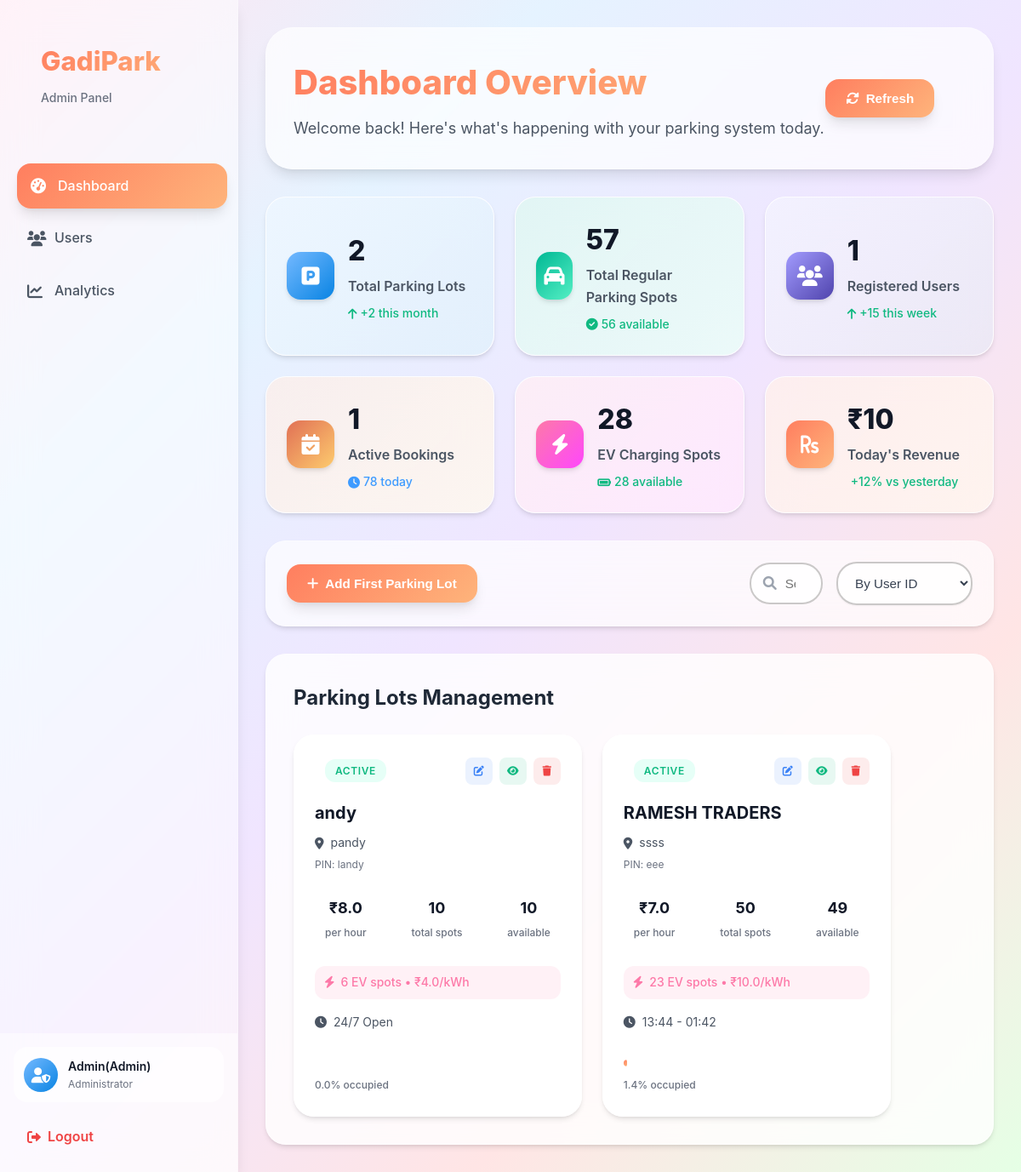
The app's page /admin_dashboard (signed in), older data.
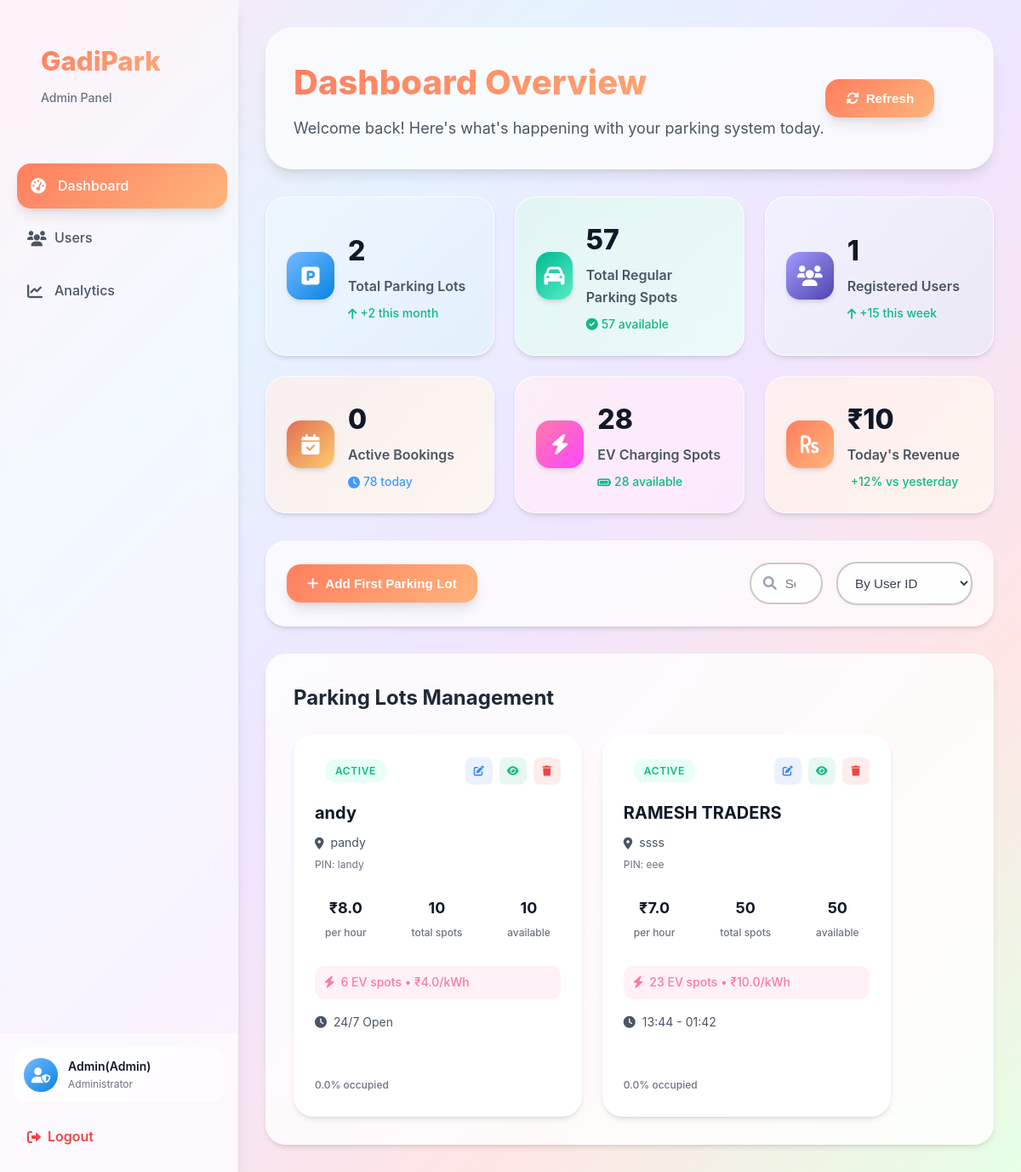
The same page, newer data.
### models/user.py (models this page shows, shortened)
class User(db.Model):
    __tablename__ = 'users'
    id=db.Column(db.Integer,primary_key=True)
    username=db.Column(db.String(80),unique=True,nullable=False)
    password_hash=db.Column(db.String(128),nullable=False)
    full_name=db.Column(db.String(80),nullable=True)
    is_admin=db.Column(db.Boolean,default=False)
    wallet_balance=db.Column(db.Float,default=0.00)

### models/parking_lot.py (models this page shows, shortened)
class ParkingLot(db.Model):
    __tablename__ = 'parking_lots'
    id = db.Column(db.Integer, primary_key=True)
    name= db.Column(db.String(80), unique=True, nullable=False)
    address = db.Column(db.String(200), nullable=False)
    pincode = db.Column(db.String(10), nullable=False)
    hourly_rate = db.Column(db.Float, nullable=False)
    total_spots = db.Column(db.Integer, nullable=False)
    occupied_regular_spots = db.Column(db.Integer, default=0)
    occupied_ev_spots = db.Column(db.Integer, default=0)
    ev_spots = db.Column(db.Integer, default=0)
    ev_charging_rate = db.Column(db.Float, nullable=True)
    opening_time = db.Column(db.String(10), nullable=True)
    closing_time = db.Column(db.String(10), nullable=True)
    is_24_hours = db.Column(db.Boolean, default=False)
    description = db.Column(db.String(200), nullable=True)

### routes/admin.py (the view)
@admin_bp.route('/admin_dashboard')
@login_required
@admin_required
def admin_dashboard():
    lots=ParkingLot.query.all()
    lot_id=request.args.get('lot_id')
    user = User.query.get(session.get('user_id'))
    spots=ParkingSpot.query.all()
    def spots_count(is_ev):
        return ParkingSpot.query.filter_by(is_ev_spot=is_ev).count()
    total_regular_available_spots=ParkingSpot.query.filter_by(status='available',is_ev_spot=0).count()
    total_ev_available_spots=ParkingSpot.query.filter_by(status='available',is_ev_spot=1).count()
    total_regular_spots=spots_count(0)
    total_ev_spots=spots_count(1)
    active_bookings=Booking.query.count()
    total_users=User.query.count() - 1
    lot = None
    if lot_id:
        lot=ParkingLot.query.filter_by(id=lot_id).first()
    return render_template('admin_dashboard.html',lots=lots,lot=lot,user=user,spots=spots,total_regular_available_spots=total_regular_available_spots,total_users=total_users,total_ev_available_spots=total_ev_available_spots,total_regular_spots=total_regular_spots,total_ev_spots=total_ev_spots,active_bookings=active_bookings)

### Templates/admin_dashboard.html (shortened to what this page needs)
{%extends "base.html" %}
{%block style%}
<link rel="stylesheet" href="{{url_for('static',filename='css/admin_dashboard.css')}}">
<link rel="stylesheet" href="{{url_for('static',filename='css/modal.css')}}">
{%endblock%}
{%block content %}
    <div class="dashboard-container">
        {% include 'admin_sidebar.html' %}
        <div class="main-content">
            <div class="content-header">
                <div class="header-left">
                    <h1>Dashboard Overview</h1>
                    <p>Welcome back! Here's what's happening with your parking system today.</p>
                </div>
                <div class="header-right">
                        <button class="refresh-btn" onclick="location.reload()">
                            <i class="fas fa-sync-alt"></i>
                            Refresh
                        </button>
                </div>
            </div>
            <div class="grid-section">
                <div class="grid-card primary">
                    <div class="grid-icon">
                        <i class="fa-solid fa-square-parking"></i>
                    </div>
                    <div class="grid-content">
                        <h3>{{lots|length}}</h3>
                        <p>Total Parking Lots</p>
                        <span class="grid-change positive">
                            <i class="fas fa-arrow-up"></i>
                            +2 this month
                        </span>
                    </div>
                </div>
                <div class="grid-card success">
                    <div class="grid-icon">
                        <i class="fas fa-car"></i>
                    </div>
                    <div class="grid-content">
                        <h3>{{total_regular_spots}}</h3>
                        <p>Total Regular Parking Spots</p>
                        <span class="grid-change positive">
                            <i class="fas fa-check-circle"></i>
                            {{total_regular_available_spots}} available
                        </span>
                    </div>
                </div>
                <div class="grid-card info">
                    <div class="grid-icon">
                        <i class="fas fa-users"></i>
                    </div>
                    <div class="grid-content">
                        <h3>{{total_users}}</h3>
                        <p>Registered Users</p>
                        <span class="grid-change positive">
                            <i class="fas fa-arrow-up"></i>
                            +15 this week
                        </span>
                    </div>
                </div>
                <div class="grid-card warning">
                    <div class="grid-icon">
                        <i class="fas fa-calendar-check"></i>
                    </div>
                    <div class="grid-content">
                        <h3>{{active_bookings}}</h3>
                        <p>Active Bookings</p>
                        <span class="grid-change neutral">
                            <i class="fas fa-clock"></i>
                            78 today
                        </span>
                    </div>
                </div>
                <div class="grid-card electric">
                    <div class="grid-icon">
                        <i class="fas fa-bolt"></i>
                    </div>
                    <div class="grid-content">
                        <h3>{{total_ev_spots}}</h3>
                        <p>EV Charging Spots</p>
                        <span class="grid-change positive">
                            <i class="fas fa-battery-full"></i>
                            {{total_ev_available_spots }} available
                        </span>
                    </div>
                </div>
                <div class="grid-card revenue">
                    <div class="grid-icon">
                        <i class="fas fa-rupee-sign"></i>
                    </div>
                    <div class="grid-content">
                        <h3>₹10</h3>
                        <p>Today's Revenue</p>
                        <span class="grid-change positive">
                            +12% vs yesterday
                        </span>
                    </div>
                </div>
            </div>
            <div class="search-section">
                <button class="add-lot-btn" id="add_parking_lot">
                    <i class="fas fa-plus"></i>
                        Add First Parking Lot
                </button>
                <div class="search-container">
                    <div class="search-box">
                        <i class="fas fa-search"></i>
                        <input type="search" placeholder="Search parking lots, users, bookings...">
                    </div>
                    <select class="filter-select">
                        <option>By User ID</option>
                    </select>
                </div>
            </div>
            <div class="parking-lots-section">
                <div class="section-header">
                    <h2>Parking Lots Management</h2>
                </div>
                <div class="parking-lots-card-container">
                    {% for lot in lots %}
                    <div class="parking-lot-card">
                        <div class="card-header">
                            <div class="lot-status">
                                {% if lot.total_spots + lot.ev_spots == lot.occupied_regular_spots + lot.occupied_ev_spots %}
                                    <div class="full lot-status">
                                        Full
                                    </div>
                                {% else %}
                                    <div class="active lot-status">
                                        Active
                                    </div>
                                {% endif %}
                            </div>
                            <div class="card-actions">
                                <a href="{{ url_for('admin.admin_dashboard', lot_id=lot.id) }}"
                                   class="action-btn edit-lot ">
                                    <i class="fas fa-edit edit-lot"></i>
                                </a>
                                <form action="{{url_for('parking.view_details')}}" method="post">
                                    <button class="action-btn view"><i class="fas fa-eye"></i></button>
                                </form>
                                <a href="{{ url_for('parking.delete_lot', lot_id=lot.id) }}"
                                   class="action-btn delete"
                                   onclick="return confirm('Are you sure you want to delete this parking lot?')">
                                    <i class="fas fa-trash"></i>
                                </a>
                            </div>
                        </div>
                        <div class="card-content">
                            <h3>{{ lot.name }}</h3>
                            <p class="lot-address">
                                <i class="fas fa-map-marker-alt"></i>
                                {{ lot.address }}
                            </p>
                            <p class="lot-pincode">PIN: {{ lot.pincode }}</p>
                            <div class="lot-stats">
                                <div class="stat">
                                    <span class="stat-value">₹{{ lot.hourly_rate }}</span>
                                    <span class="stat-label">per hour</span>
                                </div>
                                <div class="stat">
                                    <span class="stat-value">{{ lot.total_spots }}</span>
                                    <span class="stat-label">total spots</span>
                                </div>
                                <div class="stat">
                                    <span class="stat-value">{{ lot.total_spots-lot.occupied_regular_spots}}</span>
                                    <span class="stat-label">available</span>
                                </div>
                            </div>
                            {% if lot.ev_spots > 0 %}
                            <div class="ev-info">
                                <i class="fas fa-bolt"></i>
                                <span>{{ lot.ev_spots }} EV spots • ₹{{ lot.ev_charging_rate }}/kWh</span>
                            </div>
                            {% endif %}
                            <div class="lot-hours">
                                {% if lot.is_24_hours %}
                                    <i class="fas fa-clock"></i>
                                    <span>24/7 Open</span>
                                {% else %}
                                    <i class="fas fa-clock"></i>
                                    <span>{{ lot.opening_time }} - {{ lot.closing_time }}</span>
                                {% endif %}
                            </div>
                        </div>
                        <div class="card-footer">
                            <div class="occupancy-bar">
                                <div class="occupancy-fill" style="width: {{ ((lot.occupied_regular_spots + lot.occupied_ev_spots) / (lot.total_spots + lot.ev_spots) * 100) if (lot.total_spots + lot.ev_spots) > 0 else 0 }}%">
                                </div>
                            </div>
                            <span class="occupancy-text">
                                {{ (((lot.occupied_regular_spots + lot.occupied_ev_spots) /(lot.total_spots + lot.ev_spots) * 100) | round(1)) if (lot.total_spots + lot.ev_spots) > 0 else 0 }}% occupied
                            </span>
                        </div>
                    </div>
                    {% endfor %}
                </div>
            </div>
        </div>
    </div>
{%endblock%}

### Templates/base.html (shortened to what this page needs)
<!DOCTYPE html>
<html lang="en">
<head>
    <link rel="stylesheet" href="https://cdnjs.cloudflare.com/ajax/libs/font-awesome/6.0.0/css/all.min.css">
    <link rel="stylesheet" href="{{url_for('static',filename='css/base.css')}}">
    {%block style %}{%endblock%}
</head>
<body>
    {% block content %}
    {% endblock %}
</body>
</html>

### Templates/admin_sidebar.html
{%extends "base.html" %}
{%block style%}
<link rel="stylesheet" href="{{url_for('static',filename='css/admin_sidebar.css')}}">
{%endblock%}
{%block content %}
<div class="sidebar">
    <div class="sidebar-header">
        <div class="logo">
            <h2>GadiPark</h2>
            <span>Admin Panel</span>
        </div>
    </div>
    <nav class="sidebar-nav">
        <a href="{{url_for('admin.admin_dashboard')}}" class="nav-item active">
            <i class="fas fa-tachometer-alt"></i>
            <span>Dashboard</span>
        </a>
        <a href="#" class="nav-item">
            <i class="fas fa-users"></i>
            <span>Users</span>
        </a>
        <a href="#" class="nav-item">
            <i class="fas fa-chart-line"></i>
            <span>Analytics</span>
        </a>
    </nav>
    <div class="sidebar-footer">
        <a href="{{url_for('profile.profile')}}">
            <div class="admin-profile">
                <div class="profile-pic">
                <i class="fas fa-user-shield"></i>
                </div>
                <div class="profile-info">
                    <span class="profile-name">{{user.full_name}}(Admin)</span>
                    <span class="profile-role">Administrator</span>
                </div>
            </div>
        </a>
        <a href="{{url_for('auth.logout')}}" class="logout-btn">
            <i class="fas fa-sign-out-alt"></i>
            <span>Logout</span>
        </a>
    </div>
</div>
{%endblock%}

Row changes from the older to the newer data that the page shows:
changed ParkingLot "RAMESH TRADERS": lot.total_spots-lot.occupied_regular_spots "49" → "50"; total_spots+ev_spots+occupied_regular_spots "1.4" → "0.0"; occupied_regular_spots 1 → 0 (drawn)
Text that changed along with them:
{{ total_regular_available_spots }}: "56" → "57"
{{ active_bookings }}: "1" → "0"
